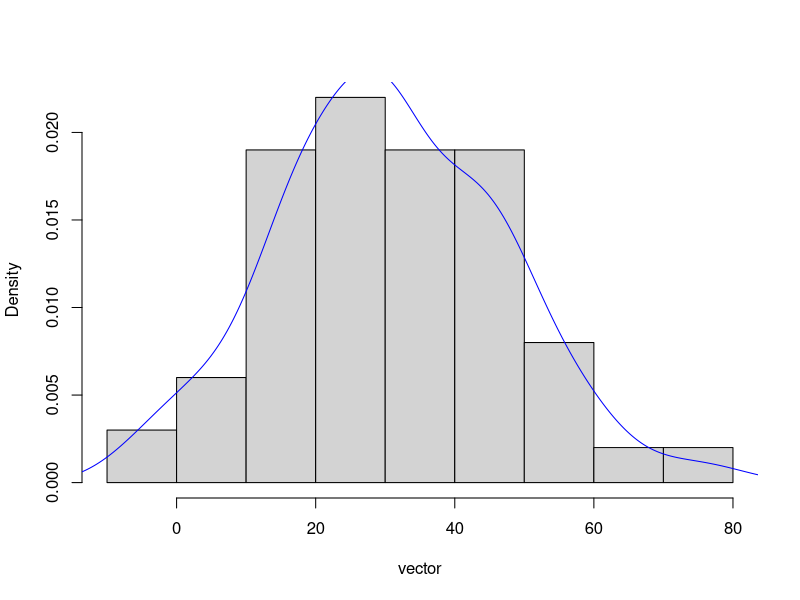

Write the R code that produced this figure.
# Q1
## function to calculate the area of circle
area_circle<- function(radius) {return(pi * radius^2)}

## test (diameter = 3.4 cm)
area_circle(3.4 / 2)

# Q2
## function to convert Fahrenheit to centigrade
convert_f_to_c<- function(oF) {
  oC = (oF - 32) * (5 / 9)
  cat("Fahrenheit : value of ",oF, "is equivalent to value ",oC, "centigrade")
  }

# Q3
## function to return the summary (mean, median, range) of the input vector
summ_vec <- function(vector){
  cat("mean:", mean(vector), "\n") 
  cat("median:", median(vector),"\n")
  cat("range: ", range(vector)[1], " to ", range(vector)[2], "\n")
  dens<- density(vector)
  hist(vector, main = "", freq = FALSE)
  lines(dens, lty = 1, col = "blue")
}

# test 
summ_vec(rnorm(100, 35, 15))

# Q4
## function to find the median of a vector
find_median <- function(x){
  y<- sort(x)
  if(length(y) %% 2 != 0){
    return(y[(1 + length(y)) / 2])
  }
  else{
    return((y[length(y) / 2] + y[(length(y) / 2) + 1]) / 2)
  }
}

## test with odd length
x<- c(2, 1, 5, 4, 8, 7, 7)
find_median(x)

## test with even length
y<- c(3, 1, 7, 9, 10, 5)
find_median(y)

# Q5
## function that returns the Ricker model
ricker_model<- function(n0, r, time, k = 100){
  ricker<- rep(NA, time)
  ricker[1]<- n0
  t = 2
  while (t <= time){
    ricker[t] = ricker[t-1] * exp(r * (1 - (ricker[t-1] / k)))
    t = t + 1
  }
  return(ricker)
}
## test
ricker_model(50, 0.5, 3, 100)


